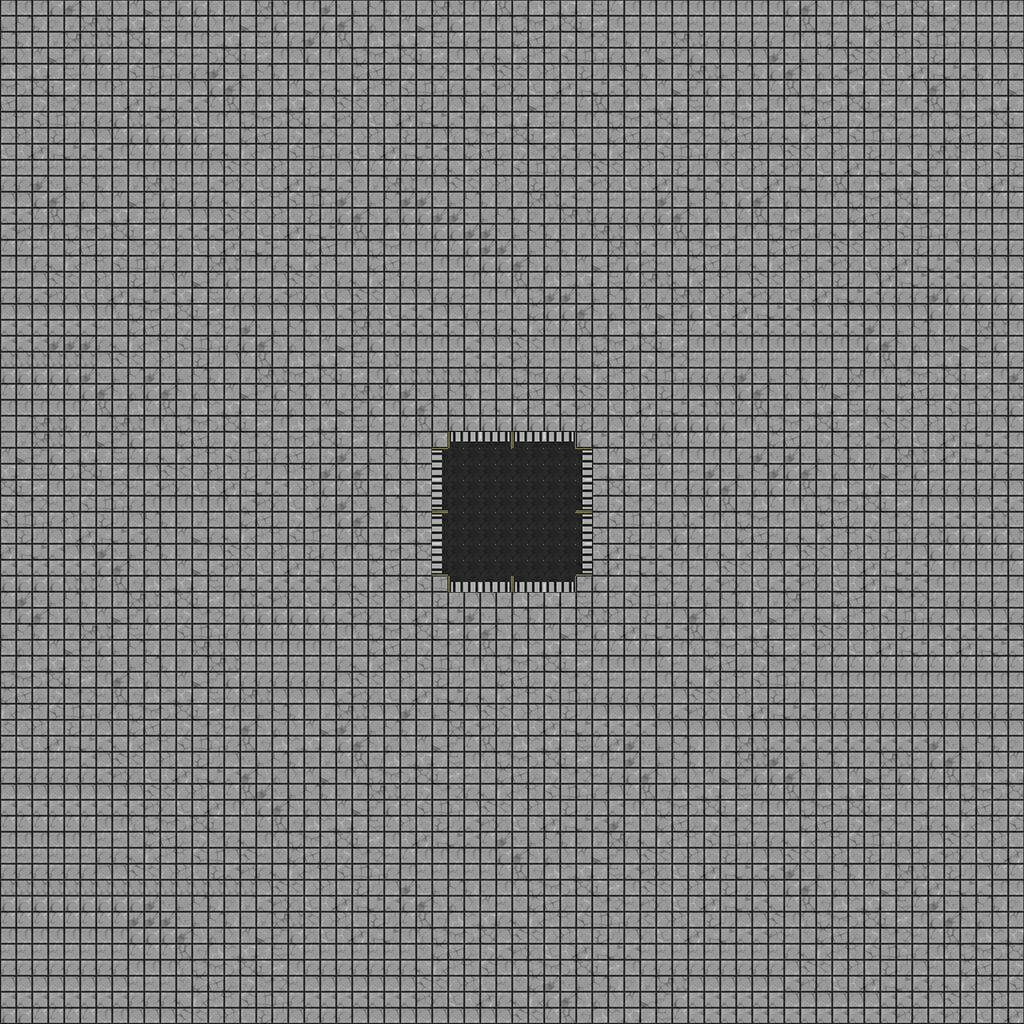

Rendered tile map (Tiled .tmx) drawn with the repository's tilesets; below, a short description and the map source with its tile grids summarised:
An orthogonal 64x64 tile map with 16x16 px tiles, 1 tile layer (Kachelebene 1).

<map version="1.0" orientation="orthogonal" renderorder="right-down" width="64" height="64" tilewidth="16" tileheight="16" nextobjectid="1">
 <tileset firstgid="1" name="roads_tiles" tilewidth="16" tileheight="16" tilecount="768" columns="32">
  <image source="roads_tiles.jpg" width="512" height="384" />
 </tileset>
 <layer name="Kachelebene 1" width="64" height="64">
  <data>[4096 cells, 4096 non-empty, 89 distinct tile ids]</data>
 </layer>
</map>